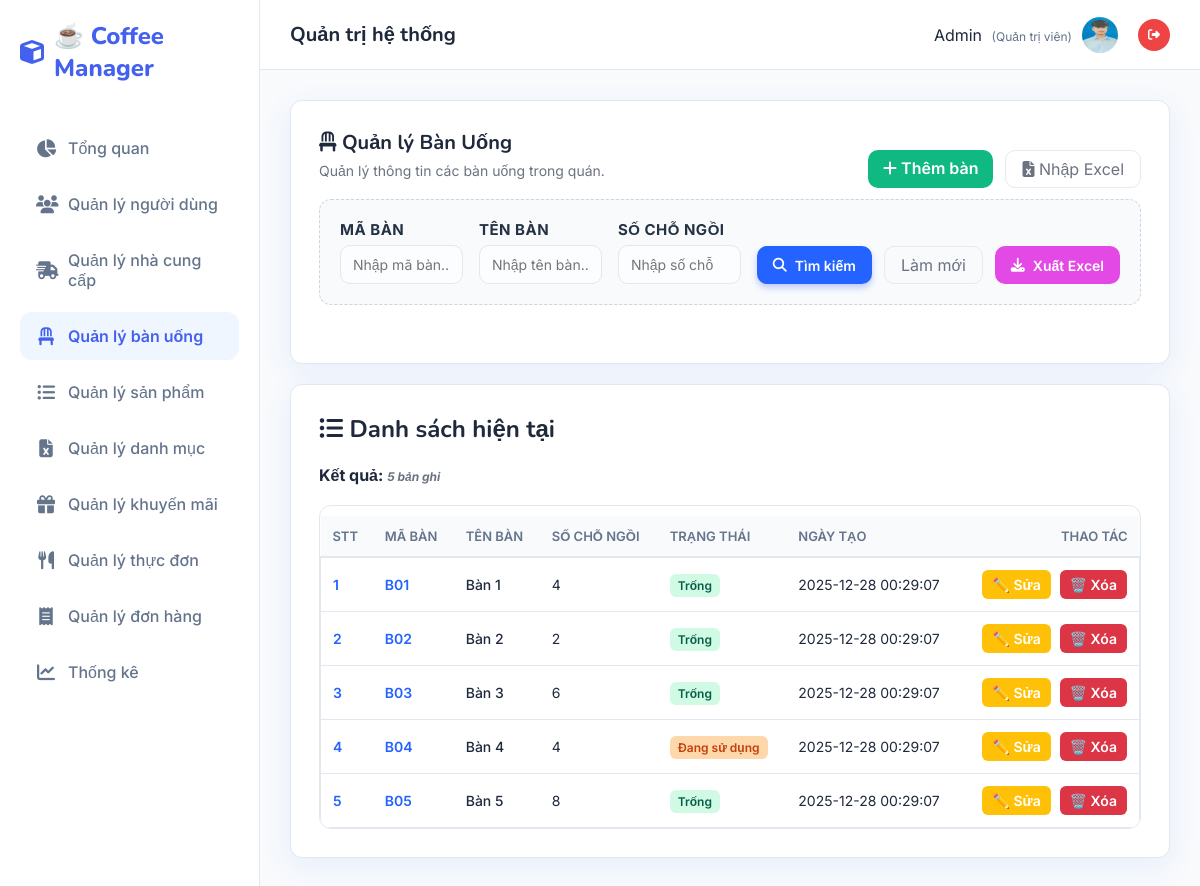
Before: /Banuong/danhsach (signed in) with the older database file.
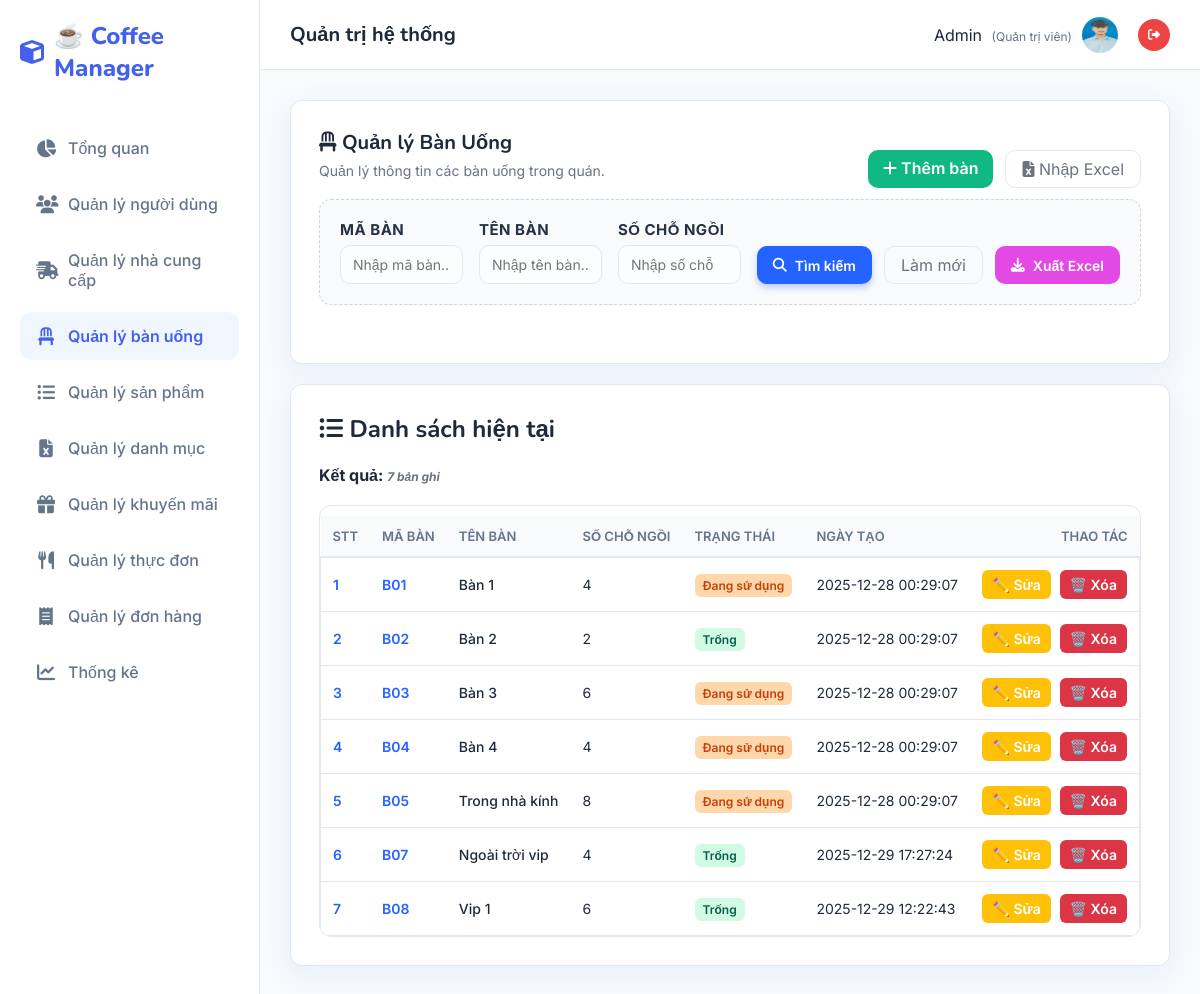
After: the same page with the newer database file.
### tables this page shows
CREATE TABLE `ban_uong` (
  `ma_ban` varchar(50) NOT NULL,
  `ten_ban` varchar(100) NOT NULL,
  `so_cho_ngoi` int(11) NOT NULL,
  `trang_thai_ban` enum('trong','dang_su_dung') DEFAULT 'trong',
  `ngay_tao` datetime DEFAULT current_timestamp()
);

### MVC/Core/controller.php (called while the page is built, shortened)
<?php
    class controller{
        public function model($model){
        return new $model;
        }
        public function view($view,$data=[]){
            include_once __DIR__.'/../Views/'.$view.'.php';
        }
    }
?>

### MVC/Controllers/Banuong.php (called while the page is built, shortened)
<?php
    class Banuong extends controller{
        private $bu;
        function __construct()
        {
            $this->bu = $this->model("Banuong_m");
        }
        function danhsach(){
            $result = $this->bu->Banuong_find('', '', '');
            $this->view('Master',[
                'page' => 'Danhsachbanuong_v',
                'ma_ban' => '',
                'ten_ban' => '',
                'so_cho_ngoi' => '',
                'dulieu' => $result
            ]);
        }
    }
?>

### MVC/Core/app.php (called while the page is built, shortened)
<?php
    class app{
        protected $action = "Get_data";
        function __construct()
        {
            $arr = $this->processURL();
            if($arr!=null){
                if(file_exists(__DIR__.'/../Controllers/'.$arr[0].'.php')){
                    unset($arr[0]);
                }
            }
            $this->controller=new $this->controller;
            if(isset($arr[1])){
                if(method_exists($this->controller,$arr[1])){
                    $this->action=$arr[1];
                    unset($arr[1]);
                }
            }
            $this->param=$arr?array_values($arr):[];
            call_user_func_array([$this->controller,$this->action],$this->param);
        }
        function processURL(){
        if(isset($_GET['url'])){
            return explode('/',filter_var(trim($_GET['url']),FILTER_DEFAULT));
        }
    }
    }
?>

### index.php (called while the page is built, shortened)
<?php
    $myapp = new app();
?>

### MVC/Core/connectDB.php (called while the page is built, shortened)
<?php
    class connectDB{
            function __construct()
            {
                $this->con=mysqli_connect('localhost','root','','Web');
            }
    }
?>

### MVC/Models/Banuong_m.php (called while the page is built, shortened)
<?php
    class Banuong_m extends connectDB{
        function Banuong_find($ma_ban, $ten_ban, $so_cho_ngoi){
            $sql = "SELECT * FROM ban_uong WHERE ma_ban LIKE '%$ma_ban%' AND ten_ban LIKE '%$ten_ban%' AND so_cho_ngoi LIKE '%$so_cho_ngoi%' ORDER BY LENGTH(ma_ban), ma_ban";
            return mysqli_query($this->con, $sql);
        }
    }
?>

### MVC/Views/Pages/Danhsachbanuong_v.php (the view, shortened to what the changed rows need)
<!DOCTYPE html>
<html lang="vi">
<body>
    <div class="card">
        <div class="actions-top">
            <div>
                <h1><i class="fa-solid fa-chair"></i> Quản lý Bàn Uống</h1>
            </div>
        </div>
    </div>
    <div class="card">
        <h2><i class="fa-solid fa-list-ul"></i> Danh sách hiện tại</h2>
        <?php
            if(isset($data['dulieu'])){
                if (is_object($data['dulieu'])) {
                    $count = mysqli_num_rows($data['dulieu']);
                    mysqli_data_seek($data['dulieu'], 0);
                } else {
                    $count = 0;
                }
            ?>
        <div style="margin:10px 0">
            <strong>Kết quả: <span id="resultCount" class="hint"></span></strong>
        </div>
        <div class="table-container">
            <table>
                <thead>
                    <tr>
                        <th>STT</th>
                        <th>Mã Bàn</th>
                        <th>Tên Bàn</th>
                        <th>Số Chỗ Ngồi</th>
                        <th>Trạng Thái</th>
                        <th>Ngày Tạo</th>
                        <th style="text-align:right">Thao tác</th>
                    </tr>
                </thead>
                <tbody id="dmBody">
                    <?php
                    if($count > 0) {
                        $serial = 1;
                        while($row = mysqli_fetch_array($data['dulieu'])){
                    ?>
                    <tr>
                        <td><span style="font-weight:600;color:var(--accent)"><?php echo $serial++; ?></span>
                        </td>
                        <td><span
                                style="font-weight:600;color:var(--accent)"><?php echo htmlspecialchars($row['ma_ban']) ?></span>
                        </td>
                        <td><a href="http://localhost/QLSP/Banuong/order/<?php echo urlencode($row['ma_ban']) ?>" style="color: inherit; text-decoration: none; font-weight: 500;"><?php echo htmlspecialchars($row['ten_ban']) ?></a></td>
                        <td><?php echo htmlspecialchars($row['so_cho_ngoi']) ?></td>
                        <td>
                            <span
                                style="background:<?php echo $row['trang_thai_ban']=='trong'?'#d1fae5':'#fed7aa'; ?>;color:<?php echo $row['trang_thai_ban']=='trong'?'#065f46':'#c2410c'; ?>;padding:4px 8px;border-radius:6px;font-size:12px;font-weight:600">
                                <?php echo $row['trang_thai_ban'] == 'trong' ? 'Trống' : 'Đang sử dụng'; ?>
                            </span>
                        </td>
                        <td><?php echo htmlspecialchars($row['ngay_tao']) ?></td>
                        <td style="text-align:right">
                            <a href="http://localhost/QLSP/Banuong/sua/<?php echo urlencode($row['ma_ban']) ?>"><button
                                    class="btn-edit">✏️
                                    Sửa</button></a>
                            <a href="http://localhost/QLSP/Banuong/xoa/<?php echo urlencode($row['ma_ban']) ?>"
                                onclick="return confirm('Bạn có chắc chắn muốn xoá không?')"><button
                                    class="btn-delete">🗑️
                                    Xóa</button></a>
                        </td>
                    </tr>
                    <?php } } ?>
                </tbody>
            </table>
        </div>
        <?php } ?>
    </div>
</body>
</html>

Changed rows visible on the page:
changed ban_uong "Bàn 1": trang_thai_ban "Trống" → "Đang sử dụng"
changed ban_uong "Bàn 3": trang_thai_ban "Trống" → "Đang sử dụng"
changed ban_uong "B05": ten_ban "Bàn 5" → "Trong nhà kính"; trang_thai_ban "Trống" → "Đang sử dụng"
added ban_uong: ma_ban "B07", ten_ban "Ngoài trời vip", so_cho_ngoi "4", trang_thai_ban "Trống", ngay_tao "2025-12-29 17:27:24"
added ban_uong: ma_ban "B08", ten_ban "Vip 1", so_cho_ngoi "6", trang_thai_ban "Trống", ngay_tao "2025-12-29 12:22:43"
Other visible differences:
text written by a page script: "5 bản ghi" → "7 bản ghi"
